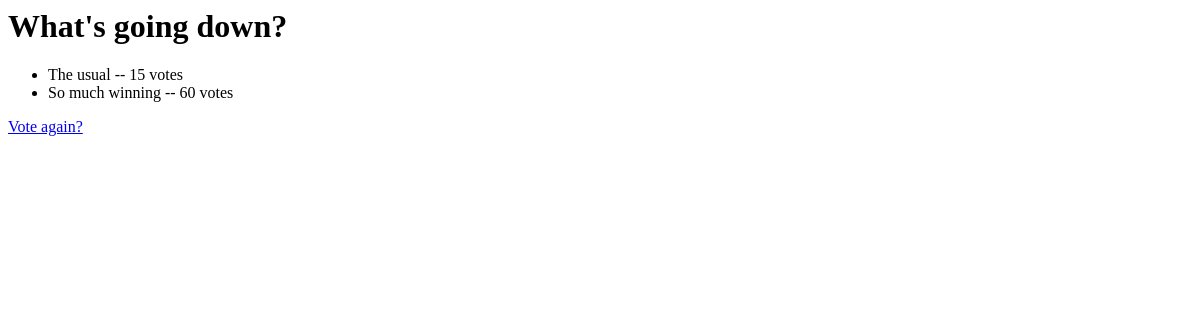
/polls/1/results/, run on an earlier commit of the app's database.
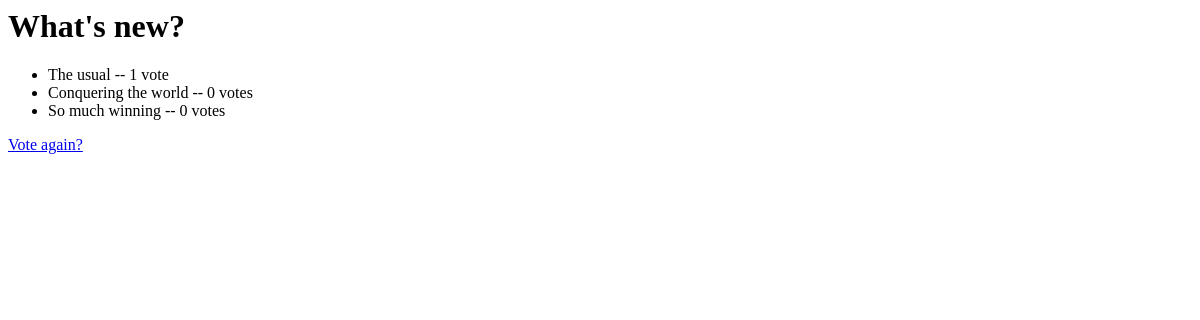
And on a later commit of the database.
### polls/models.py (models this page shows, shortened)
class Question ( models . Model ):
  question_text = models . CharField ( max_length = 200 )
  pub_date = models . DateTimeField (
      'date published' )
  def was_published_recently ( self ):
    t = timezone . now ()
    return ( t - datetime . timedelta( days = 365 )
             <= self . pub_date
             <= t )
  was_published_recently . admin_order_field = 'pub_date'
  was_published_recently . boolean = True
  was_published_recently . short_description = 'Published recently?'

class Choice ( models . Model ):
  question = ( # refers to another table
      models . ForeignKey( Question,
                           on_delete = models . CASCADE ) )
  choice_text = models . CharField ( max_length = 200 )
  votes = models . IntegerField ( default = 0 )

### polls/views.py (the view)
class ResultsView(generic.DetailView):
  model = Question
  template_name = resultsTemplate

### polls/templates/polls/results_1.html
<h1>{{ question.question_text }}</h1>
<ul>
  {% for choice in question.choice_set.all %}
  <li> {{ choice.choice_text }}
    -- {{ choice.votes }}
    vote{{ choice.votes | pluralize }}
  </li>
  {% endfor %}
</ul>
<a href="{% url 'polls:detail' question.id %}">Vote again?</a>

What changed in the data, as far as the page shows it:
changed Question: question_text "What's going down?" → "What's new?"
changed Choice "The usual": votes "15" → "1"; votes|pluralize "s" → (not shown)
added Choice: choice_text "Conquering the world", votes "0", votes|pluralize "s"
changed Choice "So much winning": votes "60" → "0"
